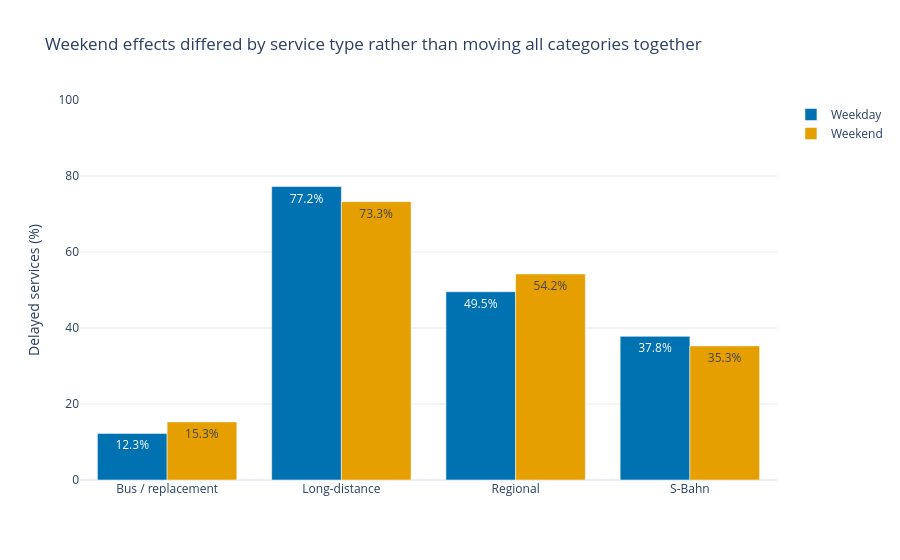

The notebook cell this image was saved under:
### Markdown cell above
## Question 5 — Did weekday and weekend delay patterns differ between train groups?

### Why this matters

Weekend timetables, maintenance and passenger patterns may affect service
categories differently. A single overall weekend comparison could therefore
hide contrasting effects.

### Method

Delay rates are calculated separately for weekdays and weekends within each
train group.

### Code cell
day_stats = (
    clean[
        clean["train_group"] != "Other"
    ]
    .groupby(
        ["day_type", "train_group"],
        as_index=False
    )
    .agg(
        total_services=("has_delay", "size"),
        delay_rate=("has_delay", "mean")
    )
)


day_stats["delay_rate_pct"] = (
    day_stats["delay_rate"] * 100
)


fig = px.bar(
    day_stats,
    x="train_group",
    y="delay_rate_pct",
    color="day_type",
    barmode="group",
    text=day_stats["delay_rate_pct"].map(
        lambda value: f"{value:.1f}%"
    ),
    color_discrete_map={
        "Weekday": CVD_BLUE,
        "Weekend": CVD_ORANGE
    },
    hover_data={
        "total_services": ":,",
        "delay_rate_pct": ":.1f"
    },
    title=(
        "Weekend effects differed by service type "
        "rather than moving all categories together"
    )
)

fig.update_layout(
    template="plotly_white",
    legend_title_text=""
)

fig.update_xaxes(
    title=""
)

fig.update_yaxes(
    title="Delayed services (%)",
    range=[0, 100],
    gridcolor="#E5E7EB"
)

fig.show()

### Figure 1 — Plotly figure (JSON) as saved in the notebook; plotly's stock layout.template omitted (floating-point values rounded to 4 significant figures)
{"data": [{"alignmentgroup": "True", "customdata": [[5912], [9691], [5086], [28051]], "hovertemplate": "day_type=Weekday<br>train_group=%{x}<br>delay_rate_pct=%{y:.1f}<br>text=%{text}<br>total_services=%{customdata[0]:,}<extra></extra>", "legendgroup": "Weekday", "marker": {"color": "#0072B2", "pattern": {"shape": ""}}, "name": "Weekday", "offsetgroup": "Weekday", "orientation": "v", "showlegend": true, "text": ["12.3%", "77.2%", "49.5%", "37.8%"], "textposition": "auto", "type": "bar", "x": ["Bus / replacement", "Long-distance", "Regional", "S-Bahn"], "xaxis": "x", "y": [12.26, 77.23, 49.55, 37.8], "yaxis": "y"}, {"alignmentgroup": "True", "customdata": [[2152], [6394], [4013], [14759]], "hovertemplate": "day_type=Weekend<br>train_group=%{x}<br>delay_rate_pct=%{y:.1f}<br>text=%{text}<br>total_services=%{customdata[0]:,}<extra></extra>", "legendgroup": "Weekend", "marker": {"color": "#E69F00", "pattern": {"shape": ""}}, "name": "Weekend", "offsetgroup": "Weekend", "orientation": "v", "showlegend": true, "text": ["15.3%", "73.3%", "54.2%", "35.3%"], "textposition": "auto", "type": "bar", "x": ["Bus / replacement", "Long-distance", "Regional", "S-Bahn"], "xaxis": "x", "y": [15.29, 73.26, 54.22, 35.29], "yaxis": "y"}], "layout": {"barmode": "group", "legend": {"title": {"text": ""}, "tracegroupgap": 0}, "title": {"text": "Weekend effects differed by service type rather than moving all categories together"}, "xaxis": {"anchor": "y", "domain": [0, 1], "title": {"text": ""}}, "yaxis": {"anchor": "x", "domain": [0, 1], "gridcolor": "#E5E7EB", "range": [0, 100], "title": {"text": "Delayed services (%)"}}}}
